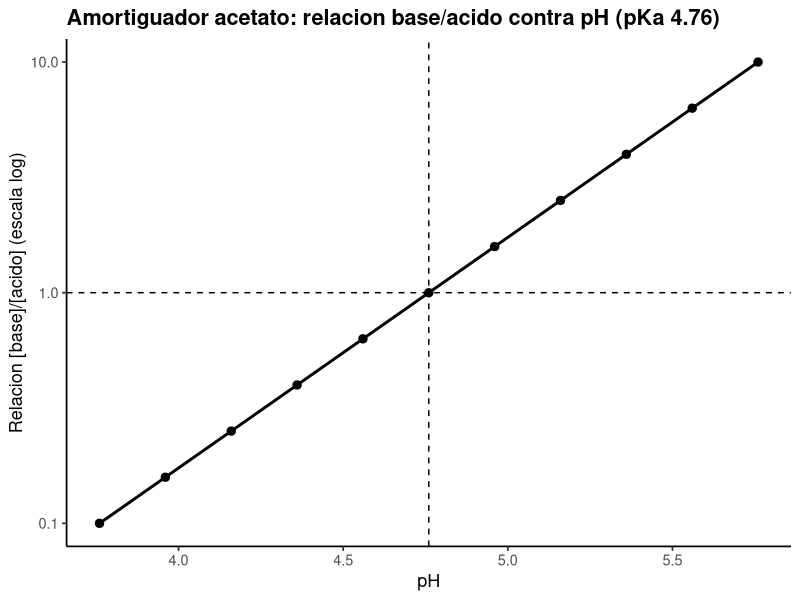
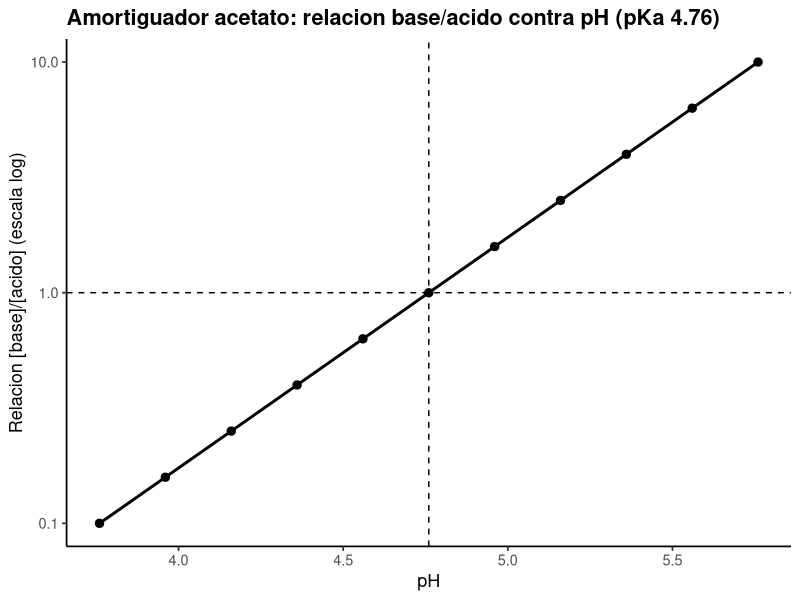

Source code (R) for these figures, in order:
# ==========================================================================
# P1. Preparacion de soluciones, filtracion y ajuste de pH
# ==========================================================================
# Autor: Dr. Jose Juan Torres Martinez
# Docente de Ciencias Quimicas
# Universidad Autonoma de San Luis Potosi (UASLP)
# Mexico
#
# Material academico para estudiantes
# Serie "Bioseparaciones" - Laboratorio, Practica 1. Soluciones y pH
#
# Descripcion: Practica 1 del laboratorio: la mesa de preparacion de soluciones y ajuste de pH. Aqui se calcula la masa a pesar para cada solucion con masa = M * V * PM / pureza, y se calcula la relacion base/acido del amortiguador acetato con Henderson-Hasselbalch (pKa 4.76). Los datos de partida son las concentraciones y volumenes pedidos en la practica. Lo que se aprende aqui es lo primero que se hace en cada practica que sigue: preparar bien las soluciones y dejar el pH donde lo pide el protocolo.
#
# Objetivos de aprendizaje:
#   - Calcular la masa a pesar con molaridad, volumen y pureza.
#   - Aplicar Henderson-Hasselbalch a un amortiguador acetato.
#   - Leer en la curva que relacion base/acido da cada pH.

# Datos: datos_preparaciones.csv (soluto, peso molecular, concentracion, volumen y pureza) y datos_amortiguador.csv (pH y relacion base/acido del amortiguador acetato).
# Desarrollo: empezamos en la primera practica del laboratorio, la mesa de preparacion. Primera parada: pesar cada reactivo con la balanza. Segunda parada: el amortiguador acetato y su curva contra pH. En cada parada calculamos y comentamos que significa el resultado antes de seguir.
# ==========================================================================

library(tidyverse)

# --------------------------------------------------------------------------
# Protocolo (Manual de Practicas, Practica 1. Soluciones y pH)
# --------------------------------------------------------------------------
# En esta practica el trabajo es preparar soluciones, ajustar el pH y filtrar, con lo que se va a usar en las practicas que siguen. Las soluciones las indica el instructor (las soluciones para SDS-PAGE y el buffer de fosfatos).
# Paso 1. Preparacion de soluciones: se repasan molaridad, normalidad, porcentaje en peso, porcentaje en volumen y pureza de los reactivos, y se hacen los calculos para preparar las soluciones indicadas por el instructor.
# Paso 2. Ajuste de pH: se repasan los componentes y el funcionamiento del electrodo de pH, sus cuidados y su limpieza, la calibracion y el efecto de la temperatura. Cuando la molaridad debe ser precisa, el pH se ajusta con su acido o base conjugada; en los demas casos se ajusta con hidroxido de sodio o acido clorhidrico.
# Paso 3. Filtracion: el instructor revisa los componentes y el funcionamiento del sistema de filtracion y las membranas que se usan para filtrar solventes para cromatografia. Se practican filtraciones de agua y de las soluciones preparadas.
# Seguridad y reglas (manual): bata blanca de laboratorio obligatoria; cubrebocas y guantes cuando se indique; cuestionario pre-laboratorio entregado antes de empezar; limpiar la mesa de trabajo antes y despues de la practica; no fumar ni consumir alimentos o bebidas en el laboratorio.

# --------------------------------------------------------------------------
# Parada 1. Masa a pesar para cada solucion
# --------------------------------------------------------------------------
# Estamos en la mesa de preparacion con la balanza y los reactivos. Para cada solucion calculamos la masa a pesar con molaridad, volumen, peso molecular y pureza: la pureza corrige que el reactivo no es 100% puro.
# masa (g) = concentracion (mol/L) * volumen (L) * peso molecular (g/mol)
#   / pureza (fraccion). La pureza corrige que el reactivo no es 100% puro.
datos <- read_csv("datos_preparaciones.csv", show_col_types = FALSE)

datos <- datos %>%
  mutate(masa_g = concentracion_M * volumen_L *
           peso_molecular_g_mol / pureza)

print(datos)

# --------------------------------------------------------------------------
# Parada 2. Amortiguador acetato: relacion base/acido contra pH
# --------------------------------------------------------------------------
# Seguimos en la mesa de preparacion: ahora armamos el amortiguador acetato. Con Henderson-Hasselbalch calculamos que relacion base/acido da cada pH, para mezclar el amortiguador al pH que pide el protocolo.
# Henderson-Hasselbalch: pH = pKa + log10([base]/[acido]), pKa = 4.76.
# La relacion se calcula de cero: [base]/[acido] = 10^(pH - pKa).
pka <- 4.76

datos_am <- read_csv("datos_amortiguador.csv", show_col_types = FALSE)

datos_am <- datos_am %>%
  mutate(
    relacion_calculada = 10^(ph - pka),
    fraccion_base = relacion_calculada / (1 + relacion_calculada)
  )

print(datos_am)

# --------------------------------------------------------------------------
# Parada 3. Grafica: relacion base/acido contra pH
# --------------------------------------------------------------------------
# Graficamos la relacion base/acido contra el pH en escala logaritmica: la linea punteada marca el pKa 4.76, donde la relacion es 1.
grafica <- ggplot(
  datos_am,
  aes(x = ph, y = relacion_calculada)
) +
  geom_vline(xintercept = pka, linetype = "dashed") +
  geom_hline(yintercept = 1, linetype = "dashed") +
  geom_line(linewidth = 1) +
  geom_point(size = 2.5) +
  scale_y_log10() +
  labs(
    x = "pH",
    y = "Relacion [base]/[acido] (escala log)",
    title = "Amortiguador acetato: relacion base/acido contra pH (pKa 4.76)"
  ) +
  theme_classic(base_size = 13) +
  theme(plot.title = element_text(face = "bold"))

print(grafica)

# --------------------------------------------------------------------------
# 4. Exportar la grafica
# --------------------------------------------------------------------------
# Antes de salir de la mesa de preparacion guardamos la grafica de la practica.
ggsave("01_amortiguador.png", grafica,
       width = 18, height = 12, units = "cm", dpi = 300)

# --------------------------------------------------------------------------
# Interpretacion
# --------------------------------------------------------------------------
# Grafica (relacion base/acido contra pH): el eje x es el pH (adimensional) y el eje y es la relacion [base]/[acido] en escala log (adimensional).
# - La masa a pesar crece con la concentracion, el volumen y el peso molecular, y sube un poco al corregir por pureza. Esto significa que olvidar la pureza deja la solucion un poco diluida, y por eso lo siguiente en cada practica es pesar con la formula completa.
# - En pH = pKa la relacion base/acido es 1; por debajo manda el acido y por encima manda la base. Esto significa que el pKa es el centro del amortiguador, y alrededor de el es donde el amortiguador resiste mejor los cambios de pH.

# --------------------------------------------------------------------------
# Que aprendimos
# --------------------------------------------------------------------------
# - La formula masa = M * V * PM / pureza resuelve cualquier preparacion de la practica.
# - Henderson-Hasselbalch dice que proporcion de base y acido mezclar para un pH objetivo.
# Terminamos la practica en la mesa de preparacion: ya sabemos pesar cada reactivo y mezclar el amortiguador al pH pedido. Seguimos a la siguiente practica: el gel de SDS-PAGE, donde se mide el peso molecular de la proteina.
